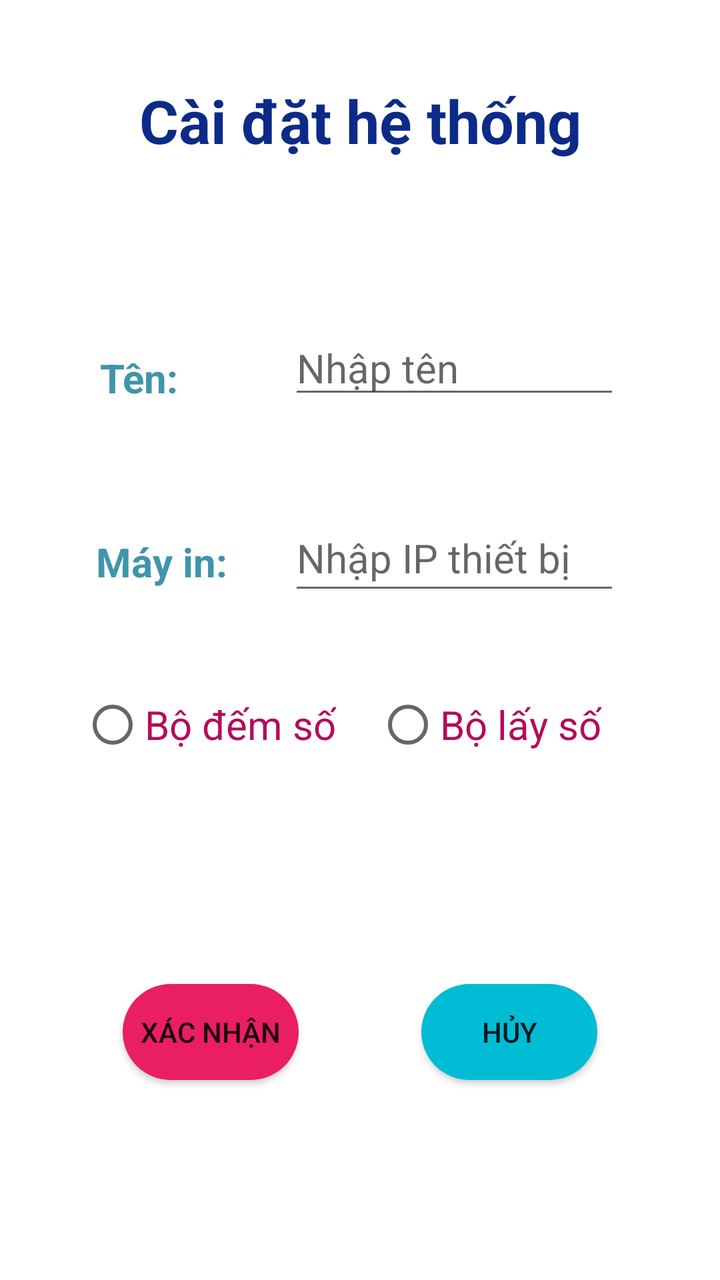
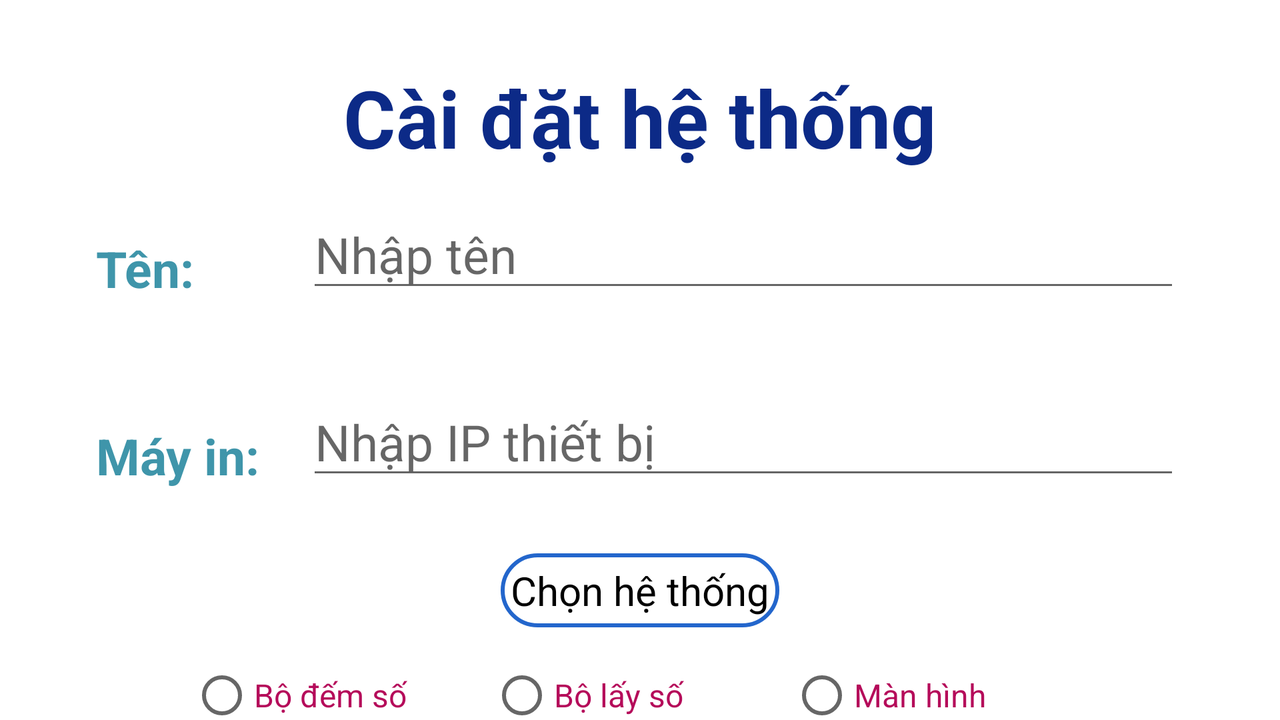

Two renders of one Android screen. The first uses the default layout on a phone; the second uses the alternative layout the repository ships for a different screen configuration, on a matching device. The two XML files are below.
<!-- AndroidManifest.xml: application theme Theme.App_lay_so -->
<!-- res/layout/activity_setting.xml -->
<?xml version="1.0" encoding="utf-8"?>
<androidx.constraintlayout.widget.ConstraintLayout xmlns:android="http://schemas.android.com/apk/res/android"
    xmlns:app="http://schemas.android.com/apk/res-auto"
    xmlns:tools="http://schemas.android.com/tools"
    android:layout_width="match_parent"
    android:layout_height="match_parent"
    android:orientation="vertical"
    tools:context=".Views.Activity_Setting">

    <TextView
        android:id="@+id/textView2"
        android:layout_width="wrap_content"
        android:layout_height="wrap_content"
        android:layout_marginTop="40dp"
        android:text="Cài đặt hệ thống"
        android:textColor="#0C2A87"
        android:textSize="30sp"
        android:textStyle="bold"
        app:layout_constraintEnd_toEndOf="parent"
        app:layout_constraintStart_toStartOf="parent"
        app:layout_constraintTop_toTopOf="parent" />

    <EditText
        android:id="@+id/setting_id"
        android:layout_width="0dp"
        android:layout_height="wrap_content"
        android:layout_marginStart="50dp"
        android:layout_marginTop="80dp"
        android:layout_marginEnd="50dp"
        android:hint="Nhập tên"
        android:textColor="@color/black"
        android:textSize="20sp"
        app:layout_constraintEnd_toEndOf="parent"
        app:layout_constraintHorizontal_bias="0.0"
        app:layout_constraintStart_toEndOf="@+id/textView3"
        app:layout_constraintTop_toBottomOf="@+id/textView2" />

    <TextView
        android:id="@+id/textView3"
        android:layout_width="0dp"
        android:layout_height="wrap_content"
        android:layout_marginStart="50dp"
        android:layout_marginTop="95dp"
        android:text="Tên: "
        android:textColor="#3F95AA"
        android:textSize="20sp"
        android:textStyle="bold"
        app:layout_constraintStart_toStartOf="parent"
        app:layout_constraintTop_toBottomOf="@+id/textView2" />

    <TextView
        android:id="@+id/labelPrintId"
        android:layout_width="wrap_content"
        android:layout_height="wrap_content"
        android:layout_marginStart="48dp"
        android:layout_marginTop="65dp"
        android:text="Máy in: "
        android:textColor="#3F95AA"
        android:textSize="20sp"
        android:textStyle="bold"
        app:layout_constraintStart_toStartOf="parent"
        app:layout_constraintTop_toBottomOf="@+id/textView3" />

    <EditText
        android:id="@+id/setting_id_print_bt"
        android:layout_width="0dp"
        android:layout_height="50dp"
        android:layout_marginTop="48dp"
        android:layout_marginEnd="50dp"
        android:hint="Nhập IP thiết bị"
        android:textColor="@color/black"
        android:textSize="20sp"
        app:layout_constraintEnd_toEndOf="parent"
        app:layout_constraintHorizontal_bias="0.0"
        app:layout_constraintStart_toStartOf="@+id/setting_id"
        app:layout_constraintTop_toBottomOf="@+id/setting_id" />

    <Button
        android:id="@+id/setting_btn_xn"
        android:layout_width="wrap_content"
        android:layout_height="wrap_content"
        android:layout_marginBottom="100dp"
        android:background="@drawable/button"
        android:backgroundTint="#E91E63"
        android:backgroundTintMode="src_in"
        android:text="Xác nhận"
        app:layout_constraintBottom_toBottomOf="parent"
        app:layout_constraintEnd_toStartOf="@+id/setting_btn_huy"
        app:layout_constraintStart_toStartOf="parent" />

    <Button
        android:background="@drawable/button"
        android:id="@+id/setting_btn_huy"
        android:layout_width="wrap_content"
        android:layout_height="wrap_content"
        android:text="Hủy"
        app:layout_constraintEnd_toEndOf="parent"
        app:layout_constraintStart_toEndOf="@+id/setting_btn_xn"
        app:layout_constraintTop_toTopOf="@+id/setting_btn_xn" />

    <RadioGroup

        android:id="@+id/setting_radio_group"
        android:layout_width="266dp"
        android:layout_height="111dp"
        android:layout_marginTop="36dp"
        android:orientation="horizontal"
        app:layout_constraintEnd_toEndOf="parent"
        app:layout_constraintHorizontal_bias="0.43"
        app:layout_constraintStart_toStartOf="parent"
        app:layout_constraintTop_toBottomOf="@+id/setting_id_print_bt">

        <RadioButton
            android:textColor="#B50B5A"
            android:id="@+id/setting_rad_bd"
            android:layout_width="wrap_content"
            android:layout_height="wrap_content"
            android:text="Bộ đếm số"
            android:textSize="20sp" />

        <RadioButton
            android:textColor="#B50B5A"
            android:id="@+id/setting_rad_bl"
            android:layout_width="wrap_content"
            android:layout_height="wrap_content"
            android:layout_marginLeft="20dp"
            android:text="Bộ lấy số"
            android:textSize="20sp" />
    </RadioGroup>

</androidx.constraintlayout.widget.ConstraintLayout>
<!-- resources referenced by this layout -->
<resources>
  <!-- drawable button (drawable) -->
  <?xml version="1.0" encoding="utf-8"?>
  <selector xmlns:android="http://schemas.android.com/apk/res/android">
      <item>
          <shape android:shape="rectangle">
              <solid android:color="#00BCD4"/>
              <corners android:radius="30dp"/>
          </shape>
      </item>
  </selector>
  <style name="Theme.App_lay_so" parent="Theme.MaterialComponents.DayNight.NoActionBar">
          
          <item name="colorPrimary">@color/purple_500</item>
          <item name="colorPrimaryVariant">@color/purple_700</item>
          <item name="colorOnPrimary">@color/white</item>
          
          <item name="colorSecondary">@color/teal_200</item>
          <item name="colorSecondaryVariant">@color/teal_700</item>
          <item name="colorOnSecondary">@color/black</item>
          
          <item name="android:statusBarColor">?attr/colorPrimaryVariant</item>
          
      </style>
</resources>
<!-- res/layout-land/activity_setting.xml (the author's variant of the layout above) -->
<!-- drawn on the phone turned sideways -->
<?xml version="1.0" encoding="utf-8"?>
<androidx.constraintlayout.widget.ConstraintLayout xmlns:android="http://schemas.android.com/apk/res/android"
    xmlns:app="http://schemas.android.com/apk/res-auto"
    xmlns:tools="http://schemas.android.com/tools"
    android:layout_width="match_parent"
    android:layout_height="match_parent"
    android:orientation="vertical"
    tools:context=".Views.Activity_Setting">

    <TextView
        android:id="@+id/textView2"
        android:layout_width="wrap_content"
        android:layout_height="wrap_content"
        android:layout_marginTop="32dp"
        android:text="Cài đặt hệ thống"
        android:textColor="#0C2A87"
        android:textSize="40sp"
        android:textStyle="bold"
        app:layout_constraintEnd_toEndOf="parent"
        app:layout_constraintStart_toStartOf="parent"
        app:layout_constraintTop_toTopOf="parent" />

    <EditText
        android:id="@+id/setting_id"
        android:layout_width="0dp"
        android:layout_height="wrap_content"
        android:layout_marginStart="50dp"
        android:layout_marginEnd="50dp"
        android:hint="Nhập tên"
        android:textColor="@color/black"
        android:textSize="25sp"
        app:layout_constraintBottom_toBottomOf="@+id/textView3"
        app:layout_constraintEnd_toEndOf="parent"
        app:layout_constraintHorizontal_bias="0.0"
        app:layout_constraintStart_toEndOf="@+id/textView3" />

    <TextView
        android:id="@+id/textView3"
        android:layout_width="0dp"
        android:layout_height="wrap_content"
        android:layout_marginStart="48dp"
        android:layout_marginTop="32dp"
        android:text="Tên: "
        android:textColor="#3F95AA"
        android:textSize="25sp"
        android:textStyle="bold"
        app:layout_constraintStart_toStartOf="parent"
        app:layout_constraintTop_toBottomOf="@+id/textView2" />

    <EditText
        android:id="@+id/setting_id_print_bt"
        android:layout_width="0dp"
        android:layout_height="wrap_content"
        android:layout_marginEnd="50dp"
        android:hint="Nhập IP thiết bị"
        android:textColor="@color/black"
        android:textSize="25sp"
        app:layout_constraintBottom_toBottomOf="@+id/labelPrintId"
        app:layout_constraintEnd_toEndOf="parent"
        app:layout_constraintHorizontal_bias="1.0"
        app:layout_constraintStart_toStartOf="@+id/setting_id" />

    <TextView
        android:id="@+id/labelPrintId"
        android:layout_width="wrap_content"
        android:layout_height="wrap_content"
        android:layout_marginStart="48dp"
        android:layout_marginTop="60dp"
        android:text="Máy in: "
        android:textColor="#3F95AA"
        android:textSize="25sp"
        android:textStyle="bold"
        app:layout_constraintStart_toStartOf="parent"
        app:layout_constraintTop_toBottomOf="@+id/textView3" />

    <LinearLayout
        android:id="@+id/linearLayout2"
        android:layout_width="match_parent"
        android:layout_height="wrap_content"
        android:layout_marginTop="32dp"
        android:gravity="center"
        android:orientation="vertical"
        app:layout_constraintEnd_toEndOf="parent"
        app:layout_constraintStart_toStartOf="parent"
        app:layout_constraintTop_toBottomOf="@+id/labelPrintId">

        <TextView
            android:layout_width="wrap_content"
            android:layout_height="wrap_content"
            android:layout_marginBottom="10dp"
            android:background="@drawable/bgwhite_borderyellow"
            android:padding="5dp"
            android:text="Chọn hệ thống"
            android:textColor="#000000"
            android:textSize="20sp" />

        <RadioGroup

            android:id="@+id/setting_radio_group"
            android:layout_width="match_parent"
            android:layout_height="match_parent"
            android:gravity="center"
            android:orientation="horizontal">

            <RadioButton
                android:id="@+id/setting_rad_bd"
                android:layout_width="150dp"
                android:layout_height="wrap_content"
                android:gravity="center_vertical"
                android:text="Bộ đếm số"
                android:textColor="#B50B5A"
                android:textSize="16sp" />

            <RadioButton
                android:id="@+id/setting_rad_bl"
                android:layout_width="150dp"
                android:layout_height="wrap_content"
                android:gravity="center_vertical"
                android:text="Bộ lấy số"
                android:textColor="#B50B5A"
                android:textSize="16sp" />

            <RadioButton
                android:id="@+id/setting_rad_tivi"
                android:layout_width="150dp"
                android:layout_height="wrap_content"
                android:gravity="center_vertical"
                android:text="Màn hình"
                android:textColor="#B50B5A"
                android:textSize="16sp" />
        </RadioGroup>

        <RadioGroup

            android:id="@+id/setting_bg_group"
            android:layout_width="match_parent"
            android:layout_height="match_parent"
            android:gravity="center"
            android:orientation="horizontal" />
    </LinearLayout>

    <LinearLayout
        android:id="@+id/linearLayout"
        android:layout_width="wrap_content"
        android:layout_height="100dp"
        android:gravity="center"
        android:orientation="horizontal"
        app:layout_constraintBottom_toBottomOf="parent"
        app:layout_constraintEnd_toEndOf="parent"
        app:layout_constraintStart_toStartOf="parent"
        app:layout_constraintTop_toBottomOf="@+id/linearLayout2">

        <TextView
            android:id="@+id/setting_btn_xn"
            android:layout_width="130dp"
            android:layout_height="wrap_content"
            android:background="@drawable/button"
            android:backgroundTintMode="src_in"
            android:padding="15dp"
            android:text="Xác nhận"
            android:textAlignment="center"
            android:textColor="#ffffff"
            android:textSize="20sp" />

        <TextView
            android:id="@+id/setting_btn_huy"
            android:layout_width="130dp"
            android:layout_height="wrap_content"
            android:layout_marginLeft="20dp"
            android:background="@drawable/button"
            android:padding="15dp"
            android:text="Hủy"
            android:textAlignment="center"
            android:textColor="#ffffff"
            android:textSize="20sp" />
    </LinearLayout>

</androidx.constraintlayout.widget.ConstraintLayout>
<!-- resources referenced by the variant -->
<!-- as the phone turned sideways resolves them -->
<resources>
  <!-- drawable bgwhite_borderyellow (drawable) -->
  <?xml version="1.0" encoding="utf-8"?>
  <selector xmlns:android="http://schemas.android.com/apk/res/android">
      <item>
          <shape android:shape="rectangle">
              <solid android:color="#ffffff"/>
              <corners android:radius="30dp"/>
              <stroke android:width="2dp" android:color="#2366CC"/>
          </shape>
      </item>
  </selector>
  <!-- drawable button (drawable) -->
  <?xml version="1.0" encoding="utf-8"?>
  <selector xmlns:android="http://schemas.android.com/apk/res/android">
      <item>
          <shape android:shape="rectangle">
              <solid android:color="#00BCD4"/>
              <corners android:radius="30dp"/>
          </shape>
      </item>
  </selector>
  <style name="Theme.App_lay_so" parent="Theme.MaterialComponents.DayNight.NoActionBar">
          
          <item name="colorPrimary">@color/purple_500</item>
          <item name="colorPrimaryVariant">@color/purple_700</item>
          <item name="colorOnPrimary">@color/white</item>
          
          <item name="colorSecondary">@color/teal_200</item>
          <item name="colorSecondaryVariant">@color/teal_700</item>
          <item name="colorOnSecondary">@color/black</item>
          
          <item name="android:statusBarColor">?attr/colorPrimaryVariant</item>
          
      </style>
</resources>
